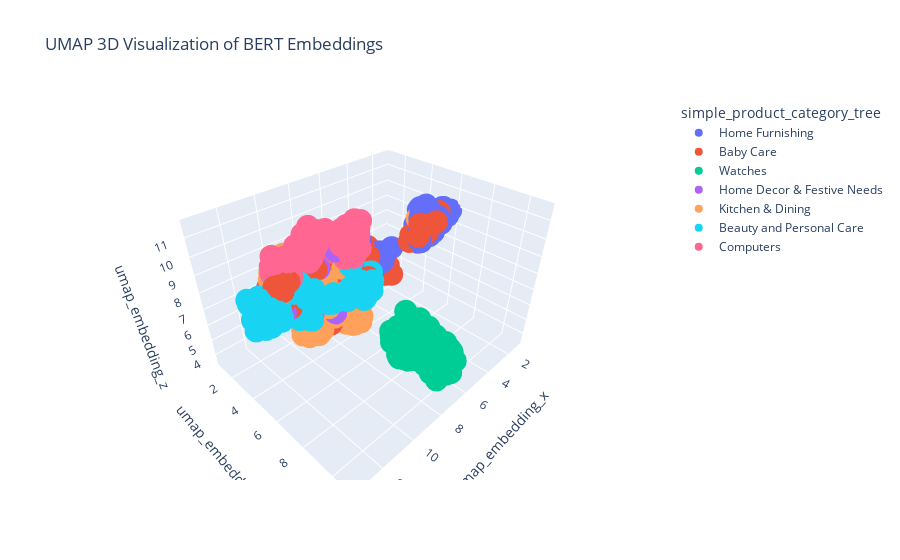

This figure's notebook cell:
### Code cell
# Réduire la dimensionnalité des embeddings avec UMAP
reducer = umap.UMAP(n_neighbors=100, min_dist=0.6, metric='cosine', n_components=3, random_state=graine)
embedding_3d = reducer.fit_transform(list(corpus_BERT['bert_embeddings_cls']))

# Ajouter les embeddings 3D au DataFrame
corpus_BERT['umap_embedding_x'] = embedding_3d[:, 0]
corpus_BERT['umap_embedding_y'] = embedding_3d[:, 1]
corpus_BERT['umap_embedding_z'] = embedding_3d[:, 2]

# Visualiser les embeddings 3D avec Plotly

fig = px.scatter_3d(corpus_USE,
                    x='umap_embedding_x',
                    y='umap_embedding_y',
                    z='umap_embedding_z',
                    color='simple_product_category_tree',
                    hover_data=['NMF_label'],
                    title='UMAP 3D Visualization of BERT Embeddings')
fig.show()

# Regarder avec les embeddings complet à quel point les catégories se chevauchent (distance max par exemple)

### Figure 1 — Plotly figure (JSON) as saved in the notebook; plotly's stock layout.template omitted (floating-point values rounded to 4 significant figures; data arrays with more than 128 entries replaced by an {"elided": "..."} marker saying what was removed)
{"data": [{"customdata": {"elided": "150x1 int values"}, "hovertemplate": "simple_product_category_tree=Home Furnishing<br>umap_embedding_x=%{x}<br>umap_embedding_y=%{y}<br>umap_embedding_z=%{z}<br>NMF_label=%{customdata[0]}<extra></extra>", "legendgroup": "Home Furnishing", "marker": {"color": "#636efa", "symbol": "circle"}, "mode": "markers", "name": "Home Furnishing", "scene": "scene", "showlegend": true, "type": "scatter3d", "x": {"elided": "150 float values"}, "y": {"elided": "150 float values"}, "z": {"elided": "150 float values"}}, {"customdata": {"elided": "150x1 int values"}, "hovertemplate": "simple_product_category_tree=Baby Care<br>umap_embedding_x=%{x}<br>umap_embedding_y=%{y}<br>umap_embedding_z=%{z}<br>NMF_label=%{customdata[0]}<extra></extra>", "legendgroup": "Baby Care", "marker": {"color": "#EF553B", "symbol": "circle"}, "mode": "markers", "name": "Baby Care", "scene": "scene", "showlegend": true, "type": "scatter3d", "x": {"elided": "150 float values"}, "y": {"elided": "150 float values"}, "z": {"elided": "150 float values"}}, {"customdata": {"elided": "150x1 int values"}, "hovertemplate": "simple_product_category_tree=Watches<br>umap_embedding_x=%{x}<br>umap_embedding_y=%{y}<br>umap_embedding_z=%{z}<br>NMF_label=%{customdata[0]}<extra></extra>", "legendgroup": "Watches", "marker": {"color": "#00cc96", "symbol": "circle"}, "mode": "markers", "name": "Watches", "scene": "scene", "showlegend": true, "type": "scatter3d", "x": {"elided": "150 float values"}, "y": {"elided": "150 float values"}, "z": {"elided": "150 float values"}}, {"customdata": {"elided": "150x1 int values"}, "hovertemplate": "simple_product_category_tree=Home Decor & Festive Needs<br>umap_embedding_x=%{x}<br>umap_embedding_y=%{y}<br>umap_embedding_z=%{z}<br>NMF_label=%{customdata[0]}<extra></extra>", "legendgroup": "Home Decor & Festive Needs", "marker": {"color": "#ab63fa", "symbol": "circle"}, "mode": "markers", "name": "Home Decor & Festive Needs", "scene": "scene", "showlegend": true, "type": "scatter3d", "x": {"elided": "150 float values"}, "y": {"elided": "150 float values"}, "z": {"elided": "150 float values"}}, {"customdata": {"elided": "150x1 int values"}, "hovertemplate": "simple_product_category_tree=Kitchen & Dining<br>umap_embedding_x=%{x}<br>umap_embedding_y=%{y}<br>umap_embedding_z=%{z}<br>NMF_label=%{customdata[0]}<extra></extra>", "legendgroup": "Kitchen & Dining", "marker": {"color": "#FFA15A", "symbol": "circle"}, "mode": "markers", "name": "Kitchen & Dining", "scene": "scene", "showlegend": true, "type": "scatter3d", "x": {"elided": "150 float values"}, "y": {"elided": "150 float values"}, "z": {"elided": "150 float values"}}, {"customdata": {"elided": "150x1 int values"}, "hovertemplate": "simple_product_category_tree=Beauty and Personal Care<br>umap_embedding_x=%{x}<br>umap_embedding_y=%{y}<br>umap_embedding_z=%{z}<br>NMF_label=%{customdata[0]}<extra></extra>", "legendgroup": "Beauty and Personal Care", "marker": {"color": "#19d3f3", "symbol": "circle"}, "mode": "markers", "name": "Beauty and Personal Care", "scene": "scene", "showlegend": true, "type": "scatter3d", "x": {"elided": "150 float values"}, "y": {"elided": "150 float values"}, "z": {"elided": "150 float values"}}, {"customdata": {"elided": "150x1 int values"}, "hovertemplate": "simple_product_category_tree=Computers<br>umap_embedding_x=%{x}<br>umap_embedding_y=%{y}<br>umap_embedding_z=%{z}<br>NMF_label=%{customdata[0]}<extra></extra>", "legendgroup": "Computers", "marker": {"color": "#FF6692", "symbol": "circle"}, "mode": "markers", "name": "Computers", "scene": "scene", "showlegend": true, "type": "scatter3d", "x": {"elided": "150 float values"}, "y": {"elided": "150 float values"}, "z": {"elided": "150 float values"}}], "layout": {"legend": {"title": {"text": "simple_product_category_tree"}, "tracegroupgap": 0}, "scene": {"domain": {"x": [0, 1], "y": [0, 1]}, "xaxis": {"title": {"text": "umap_embedding_x"}}, "yaxis": {"title": {"text": "umap_embedding_y"}}, "zaxis": {"title": {"text": "umap_embedding_z"}}}, "title": {"text": "UMAP 3D Visualization of BERT Embeddings"}}}
